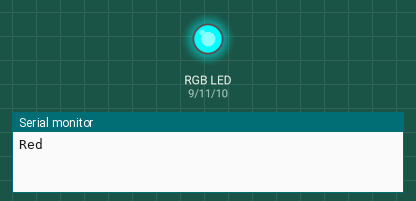
Simulated run of this sketch. Board: Arduino Uno, built with avr-gcc and run on an emulated ATmega328P. Shown: an RGB LED mixed from three pins (HIGH = lit), the last lines printed to the serial monitor.

Above: at 0.5 s.
At 2.5 s:
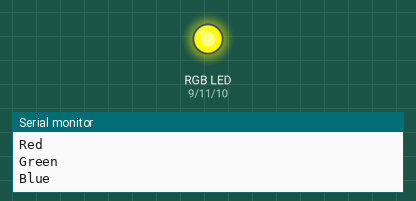
At 3.5 s:
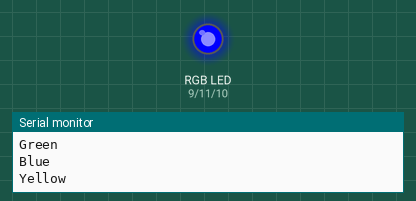
At 4.5 s:
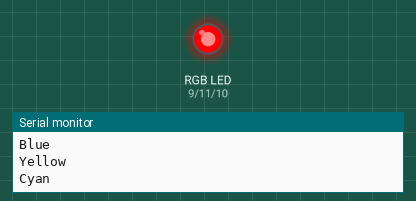
At 6.5 s:
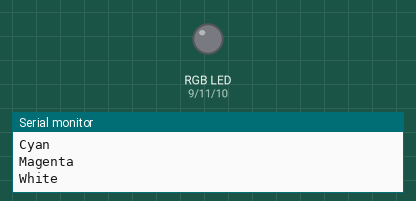
At 8.5 s:
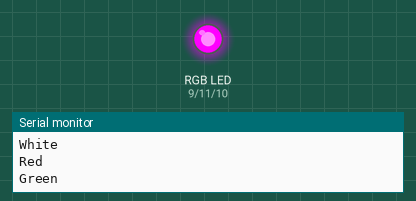
Timing chart, 0 to 9.1 s (numbered marks = the images above):
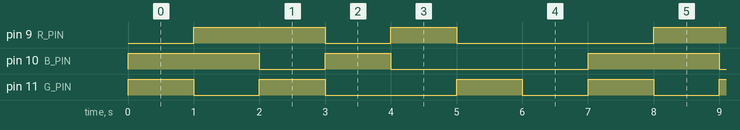

Measured:
- by itself, pin 9 (R_PIN), pin 10 (B_PIN): repeats every 7.0 s: LOW 1.0 s, HIGH 1.0 s, LOW 3.0 s, HIGH 2.0 s
- by itself, pin 11 (G_PIN): repeats every 7.0 s: LOW 1.0 s, HIGH 1.0 s, LOW 2.0 s, HIGH 1.0 s, LOW 1.0 s, HIGH 1.0 s
- by itself, everything shown: repeats every 7.0 s, in 7 steps

The sketch:

W12_2_RGB_7Colors.ino
```cpp
// งาน 12.2 : RGB LED แสดง 7 สี สีละ 1 วินาที
// บอร์ด Arduino UNO R4 WiFi
// RGB ที่แจกเป็นแบบ Common Anode (ตามโจทย์)
// วงจร: ขา Common (ขายาวสุด) -> 5V
//       R -> D9, B -> D10, G -> D11 (ผ่าน R 220Ω ทุกขา)

const int R_PIN = 9;
const int B_PIN = 10;
const int G_PIN = 11;

// Common Anode: ขาสีเป็น LOW = ติด, HIGH = ดับ (กลับด้านกับ LED ปกติ)
const bool COMMON_ANODE = true;

// 7 สี = ผสมแม่สีแบบเปิด/ปิด {R, G, B}
const int COLORS[7][3] = {
  {1, 0, 0},  // แดง
  {0, 1, 0},  // เขียว
  {0, 0, 1},  // น้ำเงิน
  {1, 1, 0},  // เหลือง  = แดง + เขียว
  {0, 1, 1},  // ฟ้า     = เขียว + น้ำเงิน
  {1, 0, 1},  // ม่วง    = แดง + น้ำเงิน
  {1, 1, 1}   // ขาว     = ทุกสี
};
const char* NAMES[7] = {"Red", "Green", "Blue", "Yellow", "Cyan", "Magenta", "White"};

void setColor(int r, int g, int b) {
  if (COMMON_ANODE) { r = !r; g = !g; b = !b; }
  digitalWrite(R_PIN, r);
  digitalWrite(G_PIN, g);
  digitalWrite(B_PIN, b);
}

void setup() {
  Serial.begin(9600);
  pinMode(R_PIN, OUTPUT);
  pinMode(G_PIN, OUTPUT);
  pinMode(B_PIN, OUTPUT);
}

void loop() {
  for (int i = 0; i < 7; i++) {
    setColor(COLORS[i][0], COLORS[i][1], COLORS[i][2]);
    Serial.println(NAMES[i]);
    delay(1000);
  }
}
```
